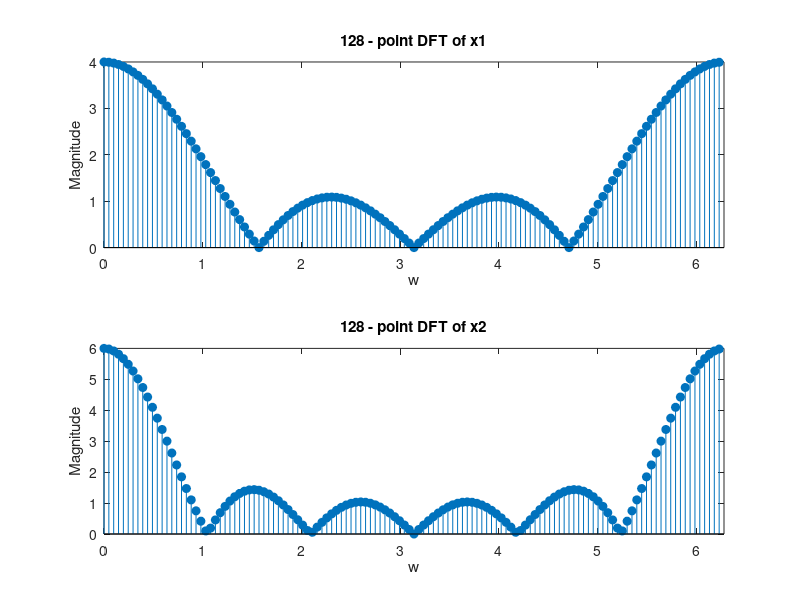
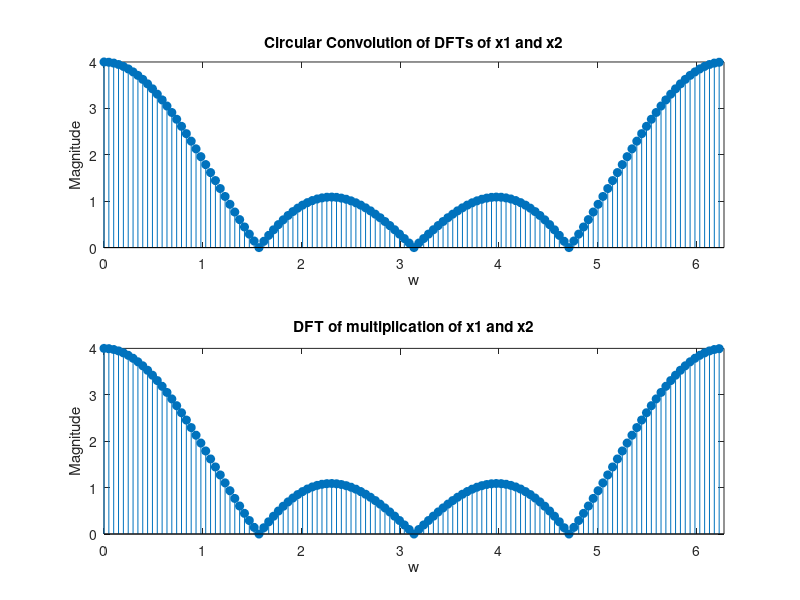

Write the MATLAB code that produced these figures, in order.
N = 128;
x1 = ones(1, 4);
x2 = ones(1, 6);
n1 = length(x1);
n2 = length(x2);
x1 = [x1, zeros(1, N - n1)];
x2 = [x2, zeros(1, N - n2)];
n = 0 : N - 1;
k = 0 : N - 1;
w = 2 * pi * k / N;
X1 = fft(x1);
X2 = fft(x2);
figure(1);
subplot(211);
stem(w, abs(X1), 'filled');
xlim([0 2 * pi]);
xlabel('w');
ylabel('Magnitude');
title('128 - point DFT of x1');
subplot(212);
stem(w, abs(X2), 'filled');
xlim([0 2 * pi]);
xlabel('w');
ylabel('Magnitude');
title('128 - point DFT of x2');
X3 = 1 / N * cconv(X1, X2, N);
x4 = x1 .* x2;
X4 = fft(x4);
figure(2);
subplot(211);
stem(w, abs(X3), 'filled');
xlim([0 2 * pi]);
xlabel('w');
ylabel('Magnitude');
title('Circular Convolution of DFTs of x1 and x2');
subplot(212);
stem(w, abs(X4), 'filled');
xlim([0 2 * pi]);
xlabel('w');
ylabel('Magnitude');
title('DFT of multiplication of x1 and x2');
